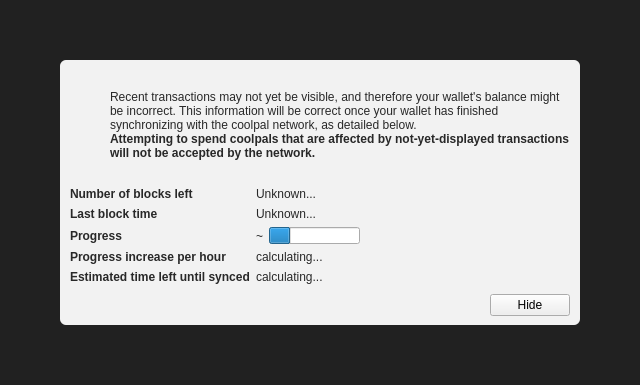
<?xml version="1.0" encoding="UTF-8"?>
<ui version="4.0">
 <class>ModalOverlay</class>
 <widget class="ModalOverlay" name="ModalOverlay">
  <property name="geometry">
   <rect>
    <x>0</x>
    <y>0</y>
    <width>640</width>
    <height>385</height>
   </rect>
  </property>
  <property name="windowTitle">
   <string>Form</string>
  </property>
  <layout class="QVBoxLayout" name="verticalLayout" stretch="0">
   <property name="sizeConstraint">
    <enum>QLayout::SetDefaultConstraint</enum>
   </property>
   <property name="leftMargin">
    <number>0</number>
   </property>
   <property name="topMargin">
    <number>0</number>
   </property>
   <property name="rightMargin">
    <number>0</number>
   </property>
   <property name="bottomMargin">
    <number>0</number>
   </property>
   <item>
    <widget class="QWidget" name="bgWidget" native="true">
     <property name="styleSheet">
      <string notr="true">#bgWidget { background: rgba(0,0,0,220); }</string>
     </property>
     <layout class="QVBoxLayout" name="verticalLayoutMain" stretch="1">
      <property name="leftMargin">
       <number>60</number>
      </property>
      <property name="topMargin">
       <number>60</number>
      </property>
      <property name="rightMargin">
       <number>60</number>
      </property>
      <property name="bottomMargin">
       <number>60</number>
      </property>
      <item>
       <widget class="QWidget" name="contentWidget" native="true">
        <property name="styleSheet">
         <string notr="true">#contentWidget { background: rgba(255,255,255,240); border-radius: 6px; }

QLabel { color: rgb(40,40,40);  }</string>
        </property>
        <layout class="QVBoxLayout" name="verticalLayoutSub" stretch="1,0,0,0">
         <property name="spacing">
          <number>0</number>
         </property>
         <property name="leftMargin">
          <number>10</number>
         </property>
         <property name="topMargin">
          <number>10</number>
         </property>
         <property name="rightMargin">
          <number>10</number>
         </property>
         <property name="bottomMargin">
          <number>10</number>
         </property>
         <item>
          <layout class="QHBoxLayout" name="horizontalLayoutIconText" stretch="0,1">
           <property name="topMargin">
            <number>20</number>
           </property>
           <item>
            <layout class="QVBoxLayout" name="verticalLayoutIcon">
             <property name="leftMargin">
              <number>0</number>
             </property>
             <item>
              <widget class="QPushButton" name="warningIcon">
               <property name="enabled">
                <bool>false</bool>
               </property>
               <property name="text">
                <string/>
               </property>
               <property name="icon">
                <iconset>
                 <normaloff>:/icons/warning</normaloff>
                 <disabledoff>:/icons/warning</disabledoff>:/icons/warning</iconset>
               </property>
               <property name="iconSize">
                <size>
                 <width>48</width>
                 <height>48</height>
                </size>
               </property>
               <property name="flat">
                <bool>true</bool>
               </property>
              </widget>
             </item>
             <item>
              <spacer name="verticalSpacerWarningIcon">
               <property name="orientation">
                <enum>Qt::Vertical</enum>
               </property>
               <property name="sizeHint" stdset="0">
                <size>
                 <width>20</width>
                 <height>40</height>
                </size>
               </property>
              </spacer>
             </item>
            </layout>
           </item>
           <item>
            <layout class="QVBoxLayout" name="verticalLayoutInfoText">
             <property name="leftMargin">
              <number>0</number>
             </property>
             <property name="topMargin">
              <number>0</number>
             </property>
             <item>
              <widget class="QLabel" name="infoText">
               <property name="text">
                <string>Recent transactions may not yet be visible, and therefore your wallet's balance might be incorrect. This information will be correct once your wallet has finished synchronizing with the coolpal network, as detailed below.</string>
               </property>
               <property name="textFormat">
                <enum>Qt::RichText</enum>
               </property>
               <property name="wordWrap">
                <bool>true</bool>
               </property>
              </widget>
             </item>
             <item>
              <widget class="QLabel" name="infoTextStrong">
               <property name="font">
                <font>
                 <weight>75</weight>
                 <bold>true</bold>
                </font>
               </property>
               <property name="text">
                <string>Attempting to spend coolpals that are affected by not-yet-displayed transactions will not be accepted by the network.</string>
               </property>
               <property name="textFormat">
                <enum>Qt::RichText</enum>
               </property>
               <property name="wordWrap">
                <bool>true</bool>
               </property>
              </widget>
             </item>
             <item>
              <spacer name="verticalSpacerInTextSpace">
               <property name="orientation">
                <enum>Qt::Vertical</enum>
               </property>
               <property name="sizeHint" stdset="0">
                <size>
                 <width>20</width>
                 <height>40</height>
                </size>
               </property>
              </spacer>
             </item>
            </layout>
           </item>
          </layout>
         </item>
         <item>
          <spacer name="verticalSpacerAfterText">
           <property name="orientation">
            <enum>Qt::Vertical</enum>
           </property>
           <property name="sizeHint" stdset="0">
            <size>
             <width>20</width>
             <height>40</height>
            </size>
           </property>
          </spacer>
         </item>
         <item>
          <layout class="QFormLayout" name="formLayout">
           <property name="fieldGrowthPolicy">
            <enum>QFormLayout::FieldsStayAtSizeHint</enum>
           </property>
           <property name="horizontalSpacing">
            <number>6</number>
           </property>
           <property name="verticalSpacing">
            <number>6</number>
           </property>
           <property name="topMargin">
            <number>10</number>
           </property>
           <item row="0" column="0">
            <widget class="QLabel" name="labelNumberOfBlocksLeft">
             <property name="font">
              <font>
               <weight>75</weight>
               <bold>true</bold>
              </font>
             </property>
             <property name="text">
              <string>Number of blocks left</string>
             </property>
            </widget>
           </item>
           <item row="0" column="1">
            <widget class="QLabel" name="numberOfBlocksLeft">
             <property name="text">
              <string>Unknown...</string>
             </property>
            </widget>
           </item>
           <item row="1" column="0">
            <widget class="QLabel" name="labelLastBlockTime">
             <property name="font">
              <font>
               <weight>75</weight>
               <bold>true</bold>
              </font>
             </property>
             <property name="text">
              <string>Last block time</string>
             </property>
            </widget>
           </item>
           <item row="1" column="1">
            <widget class="QLabel" name="newestBlockDate">
             <property name="sizePolicy">
              <sizepolicy hsizetype="Maximum" vsizetype="Preferred">
               <horstretch>0</horstretch>
               <verstretch>0</verstretch>
              </sizepolicy>
             </property>
             <property name="text">
              <string>Unknown...</string>
             </property>
            </widget>
           </item>
           <item row="2" column="0">
            <widget class="QLabel" name="labelSyncDone">
             <property name="font">
              <font>
               <weight>75</weight>
               <bold>true</bold>
              </font>
             </property>
             <property name="text">
              <string>Progress</string>
             </property>
            </widget>
           </item>
           <item row="2" column="1">
            <layout class="QHBoxLayout" name="horizontalLayoutSync" stretch="0,1">
             <item>
              <widget class="QLabel" name="percentageProgress">
               <property name="text">
                <string notr="true">~</string>
               </property>
              </widget>
             </item>
             <item>
              <widget class="QProgressBar" name="progressBar">
               <property name="value">
                <number>24</number>
               </property>
               <property name="format">
                <string/>
               </property>
              </widget>
             </item>
            </layout>
           </item>
           <item row="4" column="0">
            <widget class="QLabel" name="labelProgressIncrease">
             <property name="font">
              <font>
               <weight>75</weight>
               <bold>true</bold>
              </font>
             </property>
             <property name="text">
              <string>Progress increase per hour</string>
             </property>
            </widget>
           </item>
           <item row="4" column="1">
            <widget class="QLabel" name="progressIncreasePerH">
             <property name="text">
              <string>calculating...</string>
             </property>
            </widget>
           </item>
           <item row="5" column="0">
            <widget class="QLabel" name="labelEstimatedTimeLeft">
             <property name="font">
              <font>
               <weight>75</weight>
               <bold>true</bold>
              </font>
             </property>
             <property name="text">
              <string>Estimated time left until synced</string>
             </property>
            </widget>
           </item>
           <item row="5" column="1">
            <widget class="QLabel" name="expectedTimeLeft">
             <property name="text">
              <string>calculating...</string>
             </property>
            </widget>
           </item>
          </layout>
         </item>
         <item>
          <layout class="QHBoxLayout" name="horizontalLayoutButtons">
           <property name="leftMargin">
            <number>10</number>
           </property>
           <property name="topMargin">
            <number>10</number>
           </property>
           <item>
            <spacer name="horizontalSpacer">
             <property name="orientation">
              <enum>Qt::Horizontal</enum>
             </property>
             <property name="sizeHint" stdset="0">
              <size>
               <width>40</width>
               <height>20</height>
              </size>
             </property>
            </spacer>
           </item>
           <item>
            <widget class="QPushButton" name="closeButton">
             <property name="text">
              <string>Hide</string>
             </property>
            </widget>
           </item>
          </layout>
         </item>
        </layout>
       </widget>
      </item>
     </layout>
    </widget>
   </item>
  </layout>
 </widget>
 <customwidgets>
  <customwidget>
   <class>ModalOverlay</class>
   <extends>QWidget</extends>
   <header>modaloverlay.h</header>
   <container>1</container>
  </customwidget>
 </customwidgets>
 <resources/>
 <connections/>
</ui>
